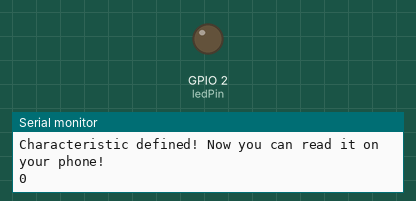
Recording of a sketch running on a simulated ESP32. Shown: output pins drawn as LEDs (lit = HIGH), the last lines printed to the serial monitor. Nothing arrives over Bluetooth unless stated; a phone connects over Bluetooth LE 3 s after start.

Above: at 0.1 s.
At 3.1 s:
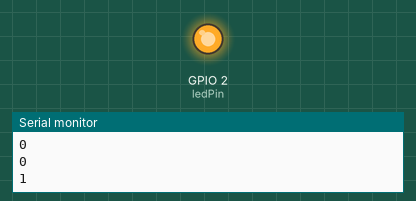
Timing chart, 0 to 4.6 s (numbered marks = the images above):
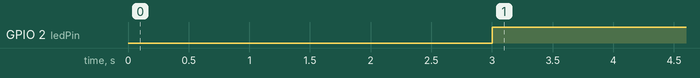

Measured:
- by itself, GPIO 2 (ledPin): LOW → HIGH at 3.0 s

The sketch:

BLE_led_controller.ino
```cpp
#include <BLEDevice.h>
#include <BLEUtils.h>
#include <BLEServer.h>

#define SERVICE_UUID        "4fafc201-1fb5-459e-8fcc-c5c9c331914b"
#define CHARACTERISTIC_UUID "beb5483e-36e1-4688-b7f5-ea07361b26a8"


BLECharacteristic *pCharacteristic;
BLEServer *pServer;
int ledPin = 2; // LED가 연결된 GPIO 핀 번호
int ledValue = 0; // LED 상태 값
bool isConnected = false; // Flutter 앱과의 연결 상태


class MyServerCallbacks : public BLEServerCallbacks {
  void onConnect(BLEServer* pServer) {
    isConnected = true;

    std::string value = pCharacteristic->getValue();

    if (String(value.c_str()) == "0") {

    pCharacteristic->setValue("1");
    pCharacteristic->notify();
    }

  }

  void onDisconnect(BLEServer* pServer) {
    isConnected = false;
    BLEDevice::startAdvertising();

    std::string value = pCharacteristic->getValue();

    if (String(value.c_str()) == "1") {
      pCharacteristic->setValue(0);
      pCharacteristic->notify();
    }
  }
};

void setup() {
  Serial.begin(115200);
  Serial.println("Starting BLE work!");

  BLEDevice::init("LED BLE MESH SERVER");
  pServer = BLEDevice::createServer();
  pServer->setCallbacks(new MyServerCallbacks());
  BLEService *pService = pServer->createService(SERVICE_UUID);
  pCharacteristic = pService->createCharacteristic(
    CHARACTERISTIC_UUID,
    BLECharacteristic::PROPERTY_READ |
    BLECharacteristic::PROPERTY_WRITE |
    BLECharacteristic::PROPERTY_NOTIFY
  );

  pCharacteristic->setValue("0");
  pService->start();

  BLEAdvertising *pAdvertising = BLEDevice::getAdvertising();
  pAdvertising->addServiceUUID(SERVICE_UUID);
  pAdvertising->setScanResponse(true);
  pAdvertising->setMinPreferred(0x06);
  pAdvertising->setMinPreferred(0x12);

  BLEDevice::startAdvertising();
  Serial.println("Characteristic defined! Now you can read it on your phone!");

  pinMode(ledPin, OUTPUT);
}

void loop() {
  std::string dataFromFlutter = pCharacteristic -> getValue();
  Serial.println(String(dataFromFlutter.c_str()));
  if (dataFromFlutter == "0") {
    digitalWrite(ledPin, LOW); // LED를 끄는 코드
  pCharacteristic -> setValue("0");
  pCharacteristic -> notify();


  } else if (dataFromFlutter == "1") {
    digitalWrite(ledPin, HIGH); // LED를 켜는 코드
  pCharacteristic -> setValue("1");
  pCharacteristic -> notify();


  }

  delay(1000);
}
```
